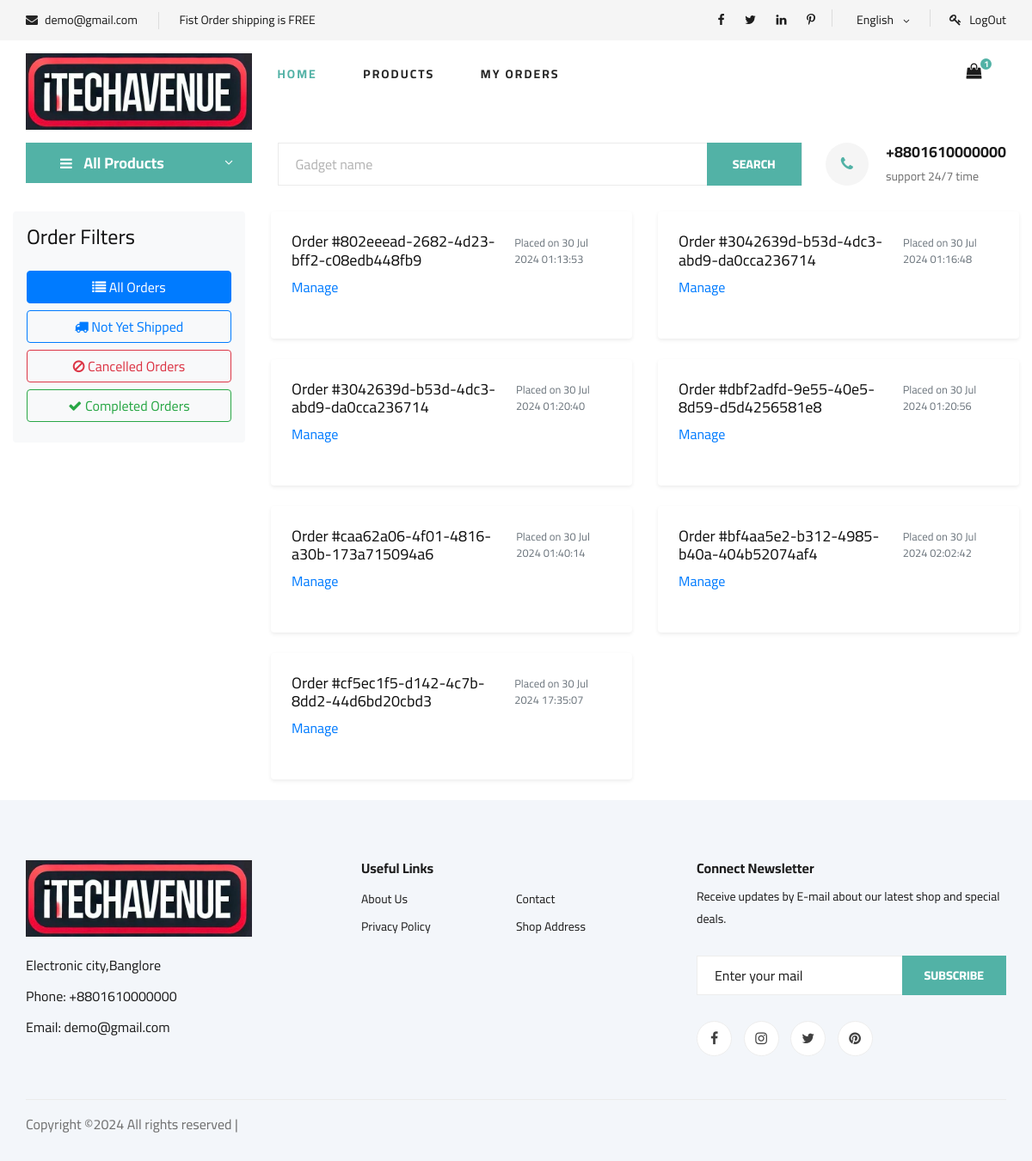
Page /my-orders/history/ (signed in) on the committed database.
### users/models.py (models this page shows, shortened)
class User(AbstractBaseUser, PermissionsMixin):
    email = models.EmailField(unique=True, null=False)
    is_staff = models.BooleanField(
        gettext_lazy('I am staff'),
        default=False,
    help_text = gettext_lazy('If the user is admin stuff of this site then can see admin panel')
    )
    is_active = models.BooleanField(
        gettext_lazy('account active'),
        default=True,
        help_text=gettext_lazy('A user should be treated as active. Admin can unselect this instead of deleting accounts')
    )
    ROLE_CHOICES = (
        ('admin', 'Admin'),
        ('customer', 'Customer'),
    )
    role = models.CharField(
        max_length=20,
        choices=ROLE_CHOICES,
        default='admin',
    )
    USERNAME_FIELD = 'email'
    objects = MyCustomManager()

class CommonBaseModel(models.Model):
    uid = models.UUIDField(primary_key=True, default= uuid.uuid4, editable=False)
    created_at = models.DateTimeField(auto_now_add=True)
    updated_at = models.DateTimeField(auto_now=True)
    class Meta:
        abstract = True

class Profile(CommonBaseModel):
    user = models.OneToOneField(User, on_delete=models.CASCADE, related_name='profile')
    name= models.CharField( max_length=250)
    age = models.DateField(auto_now=False, auto_now_add=False, null=True)
    image = models.ImageField(upload_to="UserImages",default="default.jpg")
    details_filled = models.BooleanField(default=False)

### market/models.py (models this page shows, shortened)
class CommonBaseModel(models.Model):
    uid = models.UUIDField(primary_key=True, default= uuid.uuid4, editable=False)
    created_at = models.DateTimeField(auto_now_add=True)
    updated_at = models.DateTimeField(auto_now=True)
    class Meta:
        abstract = True

class Order(CommonBaseModel):
    user = models.ForeignKey(Profile, on_delete=models.CASCADE)
    ordered_items = models.ManyToManyField(CartItem)
    payment = models.BooleanField(default=False)
    payment_id = models.CharField( max_length=300, null=True,blank=True)
    order_id = models.UUIDField(default= uuid.uuid4)

### market/views.py (the view)
# urls.py: path("my-orders/history/", views.my_orders, name="my_orders" ),
@login_required()
def my_orders(request):
    profile=request.user.profile
    orders = Order.objects.filter(user=profile, payment=True)
    context ={
        "orders":orders,
    }
    return render(request, "frontend/my_orders.html", context)

### market/templatetags/common.py (called while the page is built)
@register.filter
def cart_data(profile):
    if profile:
        carts = CartItem.objects.filter(user=profile, purchased = False)
        if carts:
            item = carts.count()
            return item
        else:
            return 0
    else:
        return 0

### templates/frontend/my_orders.html (shortened to what this page needs)
{% extends "frontend/base/base.html" %}
{% load static %}
{% block content %}
<div class="container-fluid">
    <div class="row">
        <div class="col-md-3">
            <div class="sidebar p-3 bg-light rounded">
                <h4 class="mb-4">Order Filters</h4>
                <button class="btn btn-outline-primary w-100 mb-2 active">
                    <i class="fa fa-list"></i>
                    <span>All Orders</span>
                </button>
                <button class="btn btn-outline-primary w-100 mb-2">
                    <i class="fa fa-truck"></i>
                    <span>Not Yet Shipped</span>
                </button>
                <button class="btn btn-outline-danger w-100 mb-2">
                    <i class="fa fa-ban"></i>
                    <span>Cancelled Orders</span>
                </button>
                <button class="btn btn-outline-success w-100 mb-2">
                    <i class="fa fa-check"></i>
                    <span>Completed Orders</span>
                </button>
            </div>
        </div>
<div class="col-md-9">
    <div class="order-list">
        <div class="row">
            {% for order in orders %}
            <div class="col-md-6 col-sm-6 mb-4">
                <div class="order-card shadow-sm p-4 rounded bg-white">
                    <div class="d-flex justify-content-between align-items-center">
                        <h5 class="order-id">Order #{{ order.order_id }}</h5>
                        <small class="text-muted">Placed on {{ order.created_at|date:"d M Y H:i:s" }}</small>
                    </div>
                    <div class="manage-link mt-2">
                        <a href="#" class="text-primary">Manage</a>
                    </div>
                </div>
            </div>
            {% endfor %}
        </div>
    </div>
</div>
    </div>
</div>
{% endblock content %}

### templates/frontend/base/base.html (shortened to what this page needs)
{% load static %}
{% load common %}
<!DOCTYPE html>
<html>
<head>
    <link rel="stylesheet" href="{% static "css/bootstrap.min.css" %}" type="text/css">
    <link rel="stylesheet" href="{% static "css/font-awesome.min.css" %}" type="text/css">
    <link rel="stylesheet" href="{% static "css/elegant-icons.css" %}" type="text/css">
    <link rel="stylesheet" href="{% static "css/nice-select.css" %}" type="text/css">
    <link rel="stylesheet" href="{% static "css/jquery-ui.min.css" %}" type="text/css">
    <link rel="stylesheet" href="{% static "css/owl.carousel.min.css" %}" type="text/css">
    <link rel="stylesheet" href="{% static "css/slicknav.min.css" %}" type="text/css">
    <link rel="stylesheet" href="{% static "css/style.css" %}" type="text/css">
    <link rel="stylesheet" href="{% static "css/alert.css" %}" type="text/css">
</head>
<body>
    <header class="header">
        <div class="header__top">
            <div class="container">
                <div class="row">
                    <div class="col-lg-6 col-md-6">
                        <div class="header__top__left">
                            <ul>
                                <li><i class="fa fa-envelope"></i> demo@gmail.com</li>
                                <li>Fist Order shipping is FREE</li>
                            </ul>
                        </div>
                    </div>
                    <div class="col-lg-6 col-md-6">
                        <div class="header__top__right">
                            <div class="header__top__right__social">
                                <a href="#"><i class="fa fa-facebook"></i></a>
                                <a href="#"><i class="fa fa-twitter"></i></a>
                                <a href="#"><i class="fa fa-linkedin"></i></a>
                                <a href="#"><i class="fa fa-pinterest-p"></i></a>
                            </div>
                            <div class="header__top__right__language">
                                <div>English</div>
                                <span class="arrow_carrot-down"></span>
                            </div>
                            {% if user.is_authenticated %}
                            <div class="header__top__right__auth">
                                <a href="{% url "logout_view" %}"><i class="fa fa-key"></i> LogOut</a>
                            </div>
                            {% endif %}
                        </div>
                    </div>
                </div>
            </div>
        </div>
        <div class="container">
            <div class="row">
                <div class="col-lg-3">
                    <div class="header__logo">
                        <a href="{% url "homepage" %}"><img src="{% static "image/logo.png" %}" alt="" ></a>
                    </div>
                </div>
                <div class="col-lg-6">
                    <nav class="header__menu">
                        <ul>
                            <li class="active"><a href="{% url "homepage" %}">Home</a></li>
                            <li><a href="#">Products</a>
                            </li>
                            <li><a href="{% url "my_orders" %}">My Orders</a></li>
                        </ul>
                    </nav>
                </div>
                <div class="col-lg-3">
                    <div class="header__cart">
                        <ul>
                            <li><a href="{% url "cart" %}"><i class="fa fa-shopping-bag"></i> <span>{{ request.user.profile | cart_data }}</span></a></li>
                        </ul>
                    </div>
                </div>
            </div>
        </div>
    </header>
    <section class="hero hero-normal">
        <div class="container">
            <div class="row">
                <div class="col-lg-3">
                    <div class="hero__categories">
                        <div class="hero__categories__all">
                            <i class="fa fa-bars"></i>
                            <span>All Products</span>
                        </div>
                    </div>
                </div>
                <div class="col-lg-9">
                    <div class="hero__search">
                        <div class="hero__search__form">
                            <form action="/products/?" class="d-flex  rounded">
                                <div class="input-group flex-grow-1 me-0 ms-0 pe-0">
                                    <input type="text" name="name"  placeholder="Gadget name" aria-label="Gadget Name">
                                </div>
                                <button type="submit" class="site-btn">SEARCH</button>
                            </form>
                        </div>
                        <div class="hero__search__phone">
                            <div class="hero__search__phone__icon">
                                <i class="fa fa-phone"></i>
                            </div>
                            <div class="hero__search__phone__text">
                                <h5>+8801610000000</h5>
                                <span>support 24/7 time</span>
                            </div>
                        </div>
                    </div>
                </div>
            </div>
        </div>
    </section>
    {% block content %}
    {% endblock content %}
    <footer class="footer spad">
        <div class="container">
            <div class="row">
                <div class="col-lg-3 col-md-6 col-sm-6">
                    <div class="footer__about">
                        <div class="footer__about__logo">
                            <a href="{% url "homepage" %}"><img src="{% static "image/logo.png" %}" alt=""></a>
                        </div>
                        <ul>
                            <li>Electronic city,Banglore</li>
                            <li>Phone: +8801610000000</li>
                            <li>Email: demo@gmail.com</li>
                        </ul>
                    </div>
                </div>
                <div class="col-lg-4 col-md-6 col-sm-6 offset-lg-1">
                    <div class="footer__widget">
                        <h6>Useful Links</h6>
                        <ul>
                            <li><a href="#">About Us</a></li>
                            <li><a href="#">Privacy Policy</a></li>
                        </ul>
                        <ul>
                            <li><a href="#">Contact</a></li>
                            <li><a href="#">Shop Address</a></li>
                        </ul>
                    </div>
                </div>
                <div class="col-lg-4 col-md-12">
                    <div class="footer__widget">
                        <h6>Connect Newsletter</h6>
                        <p>Receive updates by E-mail about our latest shop and special deals.</p>
                        <form action="#">
                            <input type="text" placeholder="Enter your mail">
                            <button type="submit" class="site-btn">Subscribe</button>
                        </form>
                        <div class="footer__widget__social">
                            <a href="#"><i class="fa fa-facebook"></i></a>
                            <a href="#"><i class="fa fa-instagram"></i></a>
                            <a href="#"><i class="fa fa-twitter"></i></a>
                            <a href="#"><i class="fa fa-pinterest"></i></a>
                        </div>
                    </div>
                </div>
            </div>
            <div class="row">
                <div class="col-lg-12">
                    <div class="footer__copyright">
                        <div class="footer__copyright__text">
                            <p>
                                Copyright &copy;<script>document.write(new Date().getFullYear());</script> All rights reserved |
                            </p>
                        </div>
                    </div>
                </div>
            </div>
        </div>
    </footer>
</body>
</html>

### rows in the picture
User: user.profile|cart_data "1"
Order: order_id "802eeead-2682-4d23-bff2-c08edb448fb9", created_at "30 Jul 2024 01:13:53"
Order: order_id "3042639d-b53d-4dc3-abd9-da0cca236714", created_at "30 Jul 2024 01:16:48"
Order: order_id "3042639d-b53d-4dc3-abd9-da0cca236714", created_at "30 Jul 2024 01:20:40"
Order: order_id "dbf2adfd-9e55-40e5-8d59-d5d4256581e8", created_at "30 Jul 2024 01:20:56"
Order: order_id "caa62a06-4f01-4816-a30b-173a715094a6", created_at "30 Jul 2024 01:40:14"
Order: order_id "bf4aa5e2-b312-4985-b40a-404b52074af4", created_at "30 Jul 2024 02:02:42"
Order: order_id "cf5ec1f5-d142-4c7b-8dd2-44d6bd20cbd3", created_at "30 Jul 2024 17:35:07"
